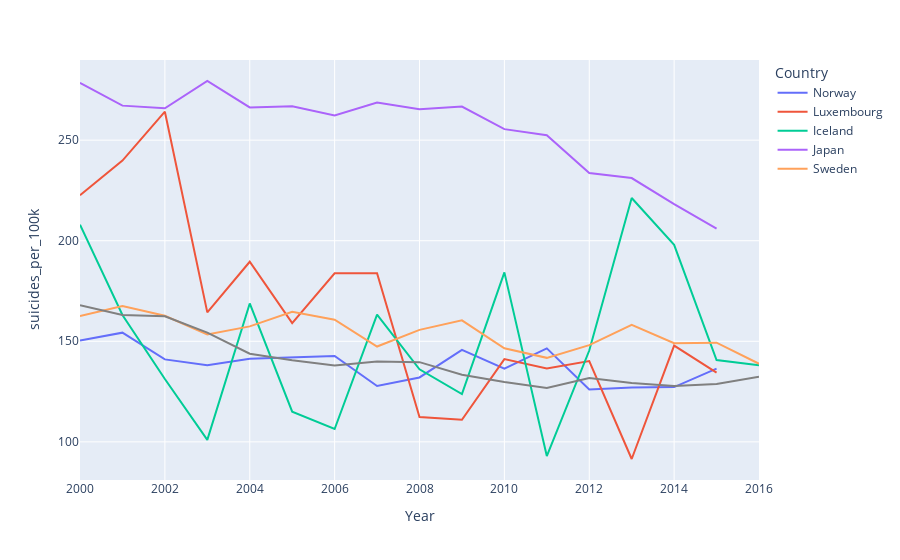

The notebook cell this image was saved under:
### Code cell
import plotly.graph_objects as go
countries = ['Japan','Iceland','Sweden','Luxembourg','Norway']
fig = px.line(final_df_2[final_df_2['Country'].isin(countries)], x='Year', y='suicides_per_100k', color='Country')

fig.add_trace(go.Scatter(x=avg_sui['Year'],y=avg_sui['suicides_per_100k'],mode="lines",line=go.scatter.Line(color="gray"),showlegend=False))

### Figure 1 — Plotly figure (JSON) as saved in the notebook; plotly's stock layout.template omitted (floating-point values rounded to 4 significant figures)
{"data": [{"hovertemplate": "Country=Norway<br>Year=%{x}<br>suicides_per_100k=%{y}<extra></extra>", "legendgroup": "Norway", "line": {"color": "#636efa", "dash": "solid"}, "marker": {"symbol": "circle"}, "mode": "lines", "name": "Norway", "orientation": "v", "showlegend": true, "type": "scatter", "x": [2000, 2001, 2002, 2003, 2004, 2005, 2006, 2007, 2008, 2009, 2010, 2011, 2012, 2013, 2014, 2015], "xaxis": "x", "y": [150.3, 154.3, 141, 138.1, 141.4, 142.1, 142.7, 127.8, 132.0, 145.7, 136.4, 146.5, 126, 127.0, 127.2, 136.4], "yaxis": "y"}, {"hovertemplate": "Country=Luxembourg<br>Year=%{x}<br>suicides_per_100k=%{y}<extra></extra>", "legendgroup": "Luxembourg", "line": {"color": "#EF553B", "dash": "solid"}, "marker": {"symbol": "circle"}, "mode": "lines", "name": "Luxembourg", "orientation": "v", "showlegend": true, "type": "scatter", "x": [2000, 2001, 2002, 2003, 2004, 2005, 2006, 2007, 2008, 2009, 2010, 2011, 2012, 2013, 2014, 2015], "xaxis": "x", "y": [222.6, 239.8, 264.1, 164.4, 189.5, 159.1, 183.8, 183.9, 112.3, 111.0, 141.2, 136.5, 140.2, 91.48, 147.9, 134.4], "yaxis": "y"}, {"hovertemplate": "Country=Iceland<br>Year=%{x}<br>suicides_per_100k=%{y}<extra></extra>", "legendgroup": "Iceland", "line": {"color": "#00cc96", "dash": "solid"}, "marker": {"symbol": "circle"}, "mode": "lines", "name": "Iceland", "orientation": "v", "showlegend": true, "type": "scatter", "x": [2000, 2001, 2002, 2003, 2004, 2005, 2006, 2007, 2008, 2009, 2010, 2011, 2012, 2013, 2014, 2015, 2016], "xaxis": "x", "y": [208.0, 163.1, 131.2, 101.0, 168.8, 115, 106.4, 163.3, 136.1, 123.7, 184.3, 92.95, 145.4, 221.2, 198.0, 140.7, 138.1], "yaxis": "y"}, {"hovertemplate": "Country=Japan<br>Year=%{x}<br>suicides_per_100k=%{y}<extra></extra>", "legendgroup": "Japan", "line": {"color": "#ab63fa", "dash": "solid"}, "marker": {"symbol": "circle"}, "mode": "lines", "name": "Japan", "orientation": "v", "showlegend": true, "type": "scatter", "x": [2000, 2001, 2002, 2003, 2004, 2005, 2006, 2007, 2008, 2009, 2010, 2011, 2012, 2013, 2014, 2015], "xaxis": "x", "y": [278.5, 267.2, 265.8, 279.4, 266.2, 266.9, 262.2, 268.8, 265.3, 266.7, 255.5, 252.4, 233.7, 231.2, 218.2, 206.0], "yaxis": "y"}, {"hovertemplate": "Country=Sweden<br>Year=%{x}<br>suicides_per_100k=%{y}<extra></extra>", "legendgroup": "Sweden", "line": {"color": "#FFA15A", "dash": "solid"}, "marker": {"symbol": "circle"}, "mode": "lines", "name": "Sweden", "orientation": "v", "showlegend": true, "type": "scatter", "x": [2000, 2001, 2002, 2003, 2004, 2005, 2006, 2007, 2008, 2009, 2010, 2011, 2012, 2013, 2014, 2015, 2016], "xaxis": "x", "y": [162.5, 167.5, 162.7, 153.4, 157.4, 164.6, 160.8, 147.4, 155.7, 160.4, 146.5, 141.8, 148.1, 158.2, 149.1, 149.3, 138.8], "yaxis": "y"}, {"line": {"color": "gray"}, "mode": "lines", "showlegend": false, "type": "scatter", "x": [2000, 2001, 2002, 2003, 2004, 2005, 2006, 2007, 2008, 2009, 2010, 2011, 2012, 2013, 2014, 2015, 2016], "y": [168.0, 163.1, 162.4, 154.3, 143.8, 140.6, 138.0, 140.0, 139.6, 133.4, 129.7, 126.8, 131.7, 129.2, 127.8, 128.8, 132.4]}], "layout": {"legend": {"title": {"text": "Country"}, "tracegroupgap": 0}, "margin": {"t": 60}, "xaxis": {"anchor": "y", "domain": [0, 1], "title": {"text": "Year"}}, "yaxis": {"anchor": "x", "domain": [0, 1], "title": {"text": "suicides_per_100k"}}}}
